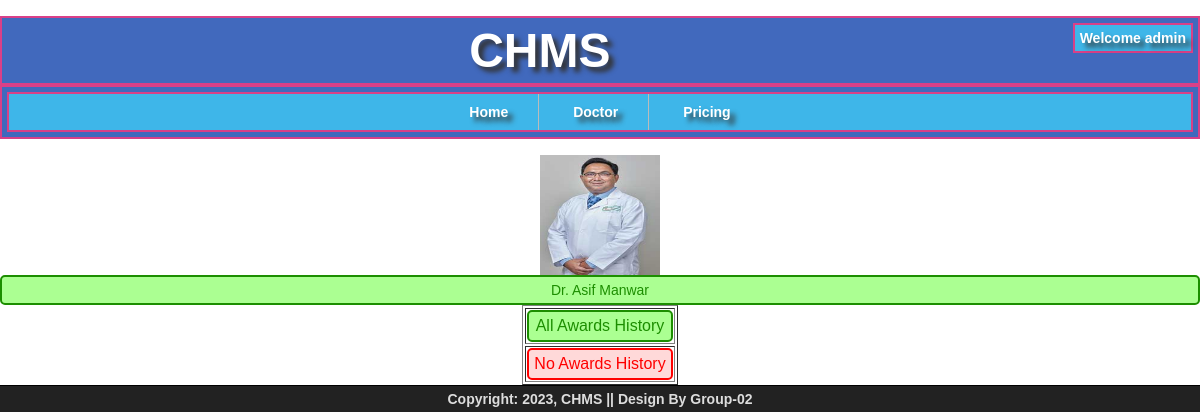
The app's page /CHMS/admin/doctor/awards-honors.php?D_ID=1003 (signed in) with its own data.
### tables this page shows
CREATE TABLE `doctor` (
  `ID` int(11) NOT NULL,
  `License_Number` int(11) NOT NULL,
  `Fname` varchar(30) NOT NULL,
  `Lname` varchar(30) DEFAULT NULL,
  `Title` varchar(30) DEFAULT NULL,
  `DOB` date NOT NULL,
  `Gender` char(10) NOT NULL,
  `Experience_From` date NOT NULL,
  `Language` varchar(100) NOT NULL,
  `Current_Position` varchar(150) NOT NULL,
  `P_Location` varchar(150) NOT NULL
);

CREATE TABLE `user_details` (
  `ID` int(11) NOT NULL,
  `User_Name` varchar(255) NOT NULL,
  `Password` char(255) NOT NULL,
  `Role` char(20) NOT NULL,
  `Phone_Number` char(15) NOT NULL,
  `Email` char(150) DEFAULT NULL,
  `Address` varchar(200) DEFAULT NULL,
  `Photo` char(50) DEFAULT NULL,
  `Status` tinyint(1) NOT NULL
);

### CHMS/admin/doctor/awards-honors.php (the view, shortened to what this page needs)
<?php
include("../../common/header-content.php");
if(isset($_GET['D_ID'])){
	$D_ID = $_GET['D_ID'];
	$sql_info = "SELECT d.Title, d.Fname, d.Lname, u.Photo
		FROM doctor d, user_details u
		WHERE d.ID = u.ID AND d.ID = $D_ID";
		$result_info = mysqli_query($conn, $sql_info);
		$found_user = mysqli_fetch_array($result_info);
		$Title = $found_user['Title'];
		$Fname = $found_user['Fname'];
        $Lname = $found_user['Lname'];
        $Photo = $found_user['Photo'];
        if($Photo == ""){
			echo '<div align="center"><img src="/chms/doctor/img/null.jpg" alt="'.$Fname.' '.$Lname.'" width="200px" height="200px"></div>';
		}
		else{
			echo '<div align="center"><img src="/chms/doctor/'.$Photo.'" alt="'.$Fname.' '.$Lname.'" width="120px" height="120px"></div>';
		}
		echo '<div id="joy_congratulation" align="center">'.
			$Title .' Dr. '. $Fname . ' '. $Lname .'</div>';
        echo '<table align="center" border="1">
		<tr>
			<td colspan="5">
				<div id="joy_congratulation" align="center">
					All Awards History
				</div>
			</td>
		</tr>';
$sql_awards_logs = "SELECT Award_Name, Awarding_Organization, Year_Received, Description
                    FROM awards_honors
                    WHERE D_ID = $D_ID
                    ORDER BY Year_Received DESC";
        $result_awards_logs = mysqli_query($conn, $sql_awards_logs);
        if (mysqli_num_rows($result_awards_logs) > 0){
        	echo '
        	<tr>
				<td>
					<div id="joy_warning" align="center">
						Awards
					</div>
				</td>
				<td>
					<div id="joy_warning" align="center">
						Organization
					</div>
				</td>
				<td>
					<div id="joy_warning" align="center">
						Date
					</div>
				</td>
				<td>
					<div id="joy_warning" align="center">
						Description
					</div>
				</td>
				<td>
					<div id="joy_warning" align="center">
						Action
					</div>
				</td>
			</tr>';
            while ($row = mysqli_fetch_assoc($result_awards_logs)){
                echo '<tr>
						<td>
							<div id="joy_congratulation" align="center">
								'.$row['Award_Name'].'
							</div>
						</td>
						<td>
							<div id="joy_congratulation" align="center">
								'.$row['Awarding_Organization'].'
							</div>
						</td>
						<td>
							<div id="joy_congratulation" align="center">
								'.$row['Year_Received'].'
							</div>
						</td>
						<td>
							<div id="joy_congratulation" align="center">
								'.$row['Description'].'
							</div>
						</td>
						<td>
							<div id="joy_warning">
								<form action="/chms/admin/doctor/awards-honors.php" method="POST" onsubmit="return showConfirmation()" style="margin: 0px; padding: 0px;">
									<input type="hidden" id="Award_Name" name="Award_Name" value="'.$row['Award_Name'].'">
									<input type="hidden" id="D_ID" name="D_ID" value="'.$D_ID.'">
									<input type="submit" name="delete" value="Delete">
								</form>
							</div>
						</td>
					</tr>';
            }
        }
        else{
        	echo '
        	<td colspan="5">
				<div id="joy_warning" align="center">
					No Awards History
				</div>
			</td>';
        }
}
?>
<!DOCTYPE html>
<html>
<head>
</head>
<body>
</body>
</html>

### records on screen
doctor: ID.Photo (picture), Fname "Asif", Lname "Manwar"

### other values on screen
$User_Name "admin"
